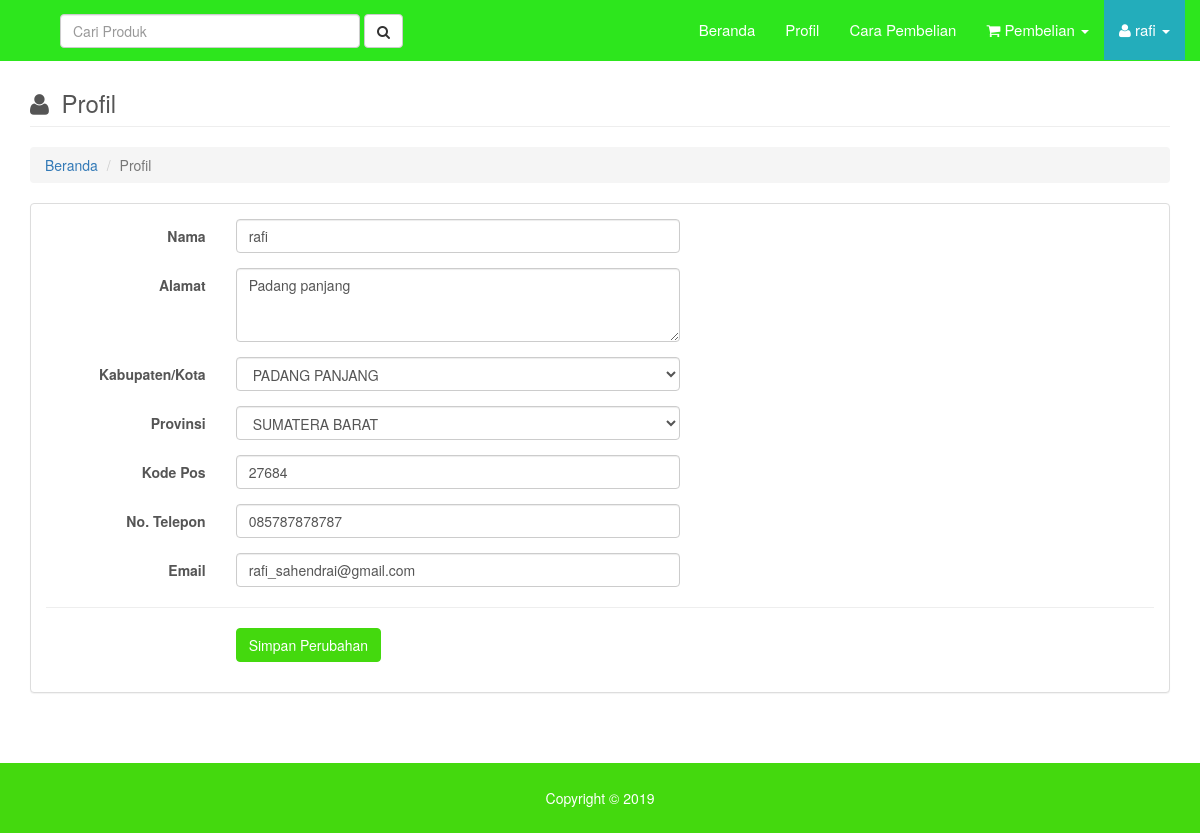
The page /main.php?page=profil (signed in) on the database its author committed.
### tables this page shows
CREATE TABLE `tbl_konsumen` (
  `id_konsumen` int(11) NOT NULL,
  `tanggal_daftar` timestamp NOT NULL DEFAULT CURRENT_TIMESTAMP,
  `nama_konsumen` varchar(30) NOT NULL,
  `alamat` varchar(100) NOT NULL,
  `kota` int(4) NOT NULL,
  `provinsi` int(2) NOT NULL,
  `kode_pos` varchar(5) NOT NULL,
  `telepon` varchar(12) NOT NULL,
  `email` varchar(30) NOT NULL,
  `password` varchar(50) NOT NULL
);

CREATE TABLE `tbl_kabkota` (
  `id_kabkota` int(4) NOT NULL,
  `nama_kabkota` varchar(50) NOT NULL,
  `id_provinsi` int(2) NOT NULL
);

CREATE TABLE `tbl_provinsi` (
  `id_provinsi` int(2) NOT NULL,
  `nama_provinsi` varchar(40) NOT NULL
);

### pages/profil/view.php (the view, shortened to what this page needs)
<?php
if (empty($_SESSION['user_email']) && empty($_SESSION['user_password'])){
    echo "<script type='text/javascript'>alert('Anda harus login terlebih dahulu!');</script>
          <meta http-equiv='refresh' content='0; url=?page=home'>";
}
else {
    $query = mysqli_query($mysqli, "SELECT * FROM tbl_konsumen as a INNER JOIN tbl_kabkota as b INNER JOIN tbl_provinsi as c
                                    ON a.kota=b.id_kabkota AND a.provinsi=c.id_provinsi
                                    ORDER BY a.id_konsumen DESC")
                                    or die('Ada kesalahan pada query tampil data konsumen: '.mysqli_error($mysqli));
    $data = mysqli_fetch_assoc($query);
    $nama_konsumen = $data['nama_konsumen'];
    $alamat        = $data['alamat'];
    $id_kabkota    = $data['id_kabkota'];
    $nama_kabkota  = $data['nama_kabkota'];
    $id_provinsi   = $data['id_provinsi'];
    $nama_provinsi = $data['nama_provinsi'];
    $kode_pos      = $data['kode_pos'];
    $telepon       = $data['telepon'];
    $email         = $data['email'];
?>
    <div class="row">
        <div class="col-lg-12">
            <div class="row">
                <div class="col-lg-12">
                    <h3 class="page-header">
                        <i style="margin-right:6px" class="fa fa-user"></i>
                        Profil
                    </h3>
                    <ol class="breadcrumb">
                        <li><a href="?page=home">Beranda</a>
                        </li>
                        <li class="active">Profil</li>
                    </ol>
                </div>
            </div>
            <div class="row">
                <div class="col-lg-12">
                    <div class="panel panel-default">
                        <div class="panel-body">
                            <form class="form-horizontal" method="POST" action="pages/profil/proses.php">
                                <div class="form-group">
                                    <label class="col-sm-2 control-label">Nama</label>
                                    <div class="col-sm-5">
                                        <input type="text" class="form-control" name="nama" autocomplete="off" value="<?php echo $nama_konsumen; ?>" required>
                                    </div>
                                </div>
                                <div class="form-group">
                                    <label class="col-sm-2 control-label">Alamat</label>
                                    <div class="col-sm-5">
                                        <textarea class="form-control" name="alamat" rows="3" required><?php echo $alamat; ?></textarea>
                                    </div>
                                </div>
                                <div class="form-group">
                                    <label class="col-sm-2 control-label">Kabupaten/Kota</label>
                                    <div class="col-sm-5">
                                        <select class="form-control" name="kabkota" placeholder="Pilih Kabupaten/Kota" required>
                                        <option value="<?php echo $id_kabkota; ?>"><?php echo $nama_kabkota; ?></option>
                                        </select>
                                    </div>
                                </div>
                                <div class="form-group">
                                    <label class="col-sm-2 control-label">Provinsi</label>
                                    <div class="col-sm-5">
                                        <select class="form-control" name="provinsi" placeholder="Pilih Provinsi" required>
                                        <option value="<?php echo $id_provinsi; ?>"><?php echo $nama_provinsi; ?></option>
                                        </select>
                                    </div>
                                </div>
                                <div class="form-group">
                                    <label class="col-sm-2 control-label">Kode Pos</label>
                                    <div class="col-sm-5">
                                        <input type="text" class="form-control" name="kode_pos" autocomplete="off" maxlength="5" onKeyPress="return goodchars(event,'0123456789',this)" value="<?php echo $kode_pos; ?>" required>
                                    </div>
                                </div>
                                <div class="form-group">
                                    <label class="col-sm-2 control-label">No. Telepon</label>
                                    <div class="col-sm-5">
                                        <input type="text" class="form-control" name="telepon" autocomplete="off" maxlength="12" onKeyPress="return goodchars(event,'0123456789',this)" value="<?php echo $telepon; ?>" required>
                                    </div>
                                </div>
                                <div class="form-group">
                                    <label class="col-sm-2 control-label">Email</label>
                                    <div class="col-sm-5">
                                        <input type="email" class="form-control" name="email" autocomplete="off" value="<?php echo $email; ?>" required>
                                    </div>
                                </div>
                                <hr/>
                                <div class="form-group">
                                    <div class="col-sm-offset-2 col-sm-10">
                                        <input type="submit" class="btn btn-primary btn-submit" name="simpan" value="Simpan Perubahan">
                                    </div>
                                </div>
                            </form>
                        </div>
                    </div>
                </div>
            </div>
        </div>
    </div>
<?php
}
?>

### assets/css/modern-business.css (style rules this page uses)
html, body { height: 100%; }
body { padding-top: 50px; }

### assets/css/style.css (style rules this page uses)
body { font-family: "Helvetica Neue", Helvetica, Arial, sans-serif; font-size: 14px; line-height: 1.42857143; color: #555; background-color: #fff; }

### rows shown on the page
tbl_konsumen: nama "rafi", alamat "Padang panjang", kabkota "PADANG PANJANG", provinsi "SUMATERA BARAT", kode_pos "27684", telepon "085787878787", email "rafi_sahendrai@gmail.com"

### other values the page prints
$_SESSION['nama_konsumen'] "rafi"
